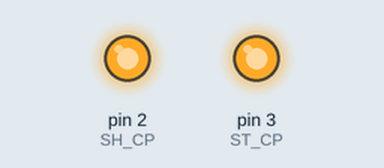
A sketch run on a simulated Arduino Uno, built with avr-gcc and run on an emulated ATmega328P. Parts: output pins drawn as LEDs (lit = HIGH). Pins used as bus, display or sensor lines are not drawn.

Above: at 0.1 s.
Timing chart, 0 to 1.6 s (numbered marks = the images above):
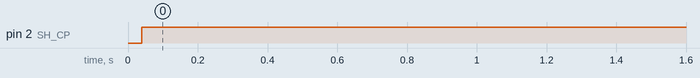

Measured:
- by itself, pin 2 (SH_CP): LOW → HIGH at 0.04 s

The sketch:

Beispielprogramm_1_Grundfunktionen_Schieberegister.ino
```cpp
#define on HIGH
#define off LOW
//########################################################################
int SH_CP = 2;                            //Takteingang Shiftregister
int ST_CP = 3;                            //Takteingang Ausgangsregister
int DS = 4;                               //Datensignal
int daten[] = {on,on,on,on,on,on,on,on};  //Datenarray der Ausgangspins
//########################################################################
void setup()
{
  pinMode(SH_CP,OUTPUT);                  //Festlegen als OUTPUT-PIN
  pinMode(ST_CP,OUTPUT);                  //Festlegen als OUTPUT-PIN
  pinMode(DS,OUTPUT);                     //Festlegen als OUTPUT-PIN

  //einmaliges Aufrufen der Prozedur
  allLedOn();                             //alle LEDs werden angeschaltet
}

void loop()
{
  //hier kann ihr Code stehen
}

//##########Register_Funktion#############################################
void allLedOn()
{
  for(int i = 0; i<=7;i++)      //0-7, da 8-Bit Schieberegister
  {
    digitalWrite(ST_CP,LOW);    //Startbedingung für positive Flanke
    digitalWrite(SH_CP,LOW);    //Startbedingung für positive Flanke

    digitalWrite(DS,daten[i]);  //Pegel aus 'daten' wird an DS gesetzt
    digitalWrite(SH_CP,HIGH);   //Verschieben von Bit in Shiftregister
  }
  digitalWrite(ST_CP,HIGH);     //Kopieren von Shift- in Ausgangsregister
  //--> alle LEDs an
}
//########################################################################
```
